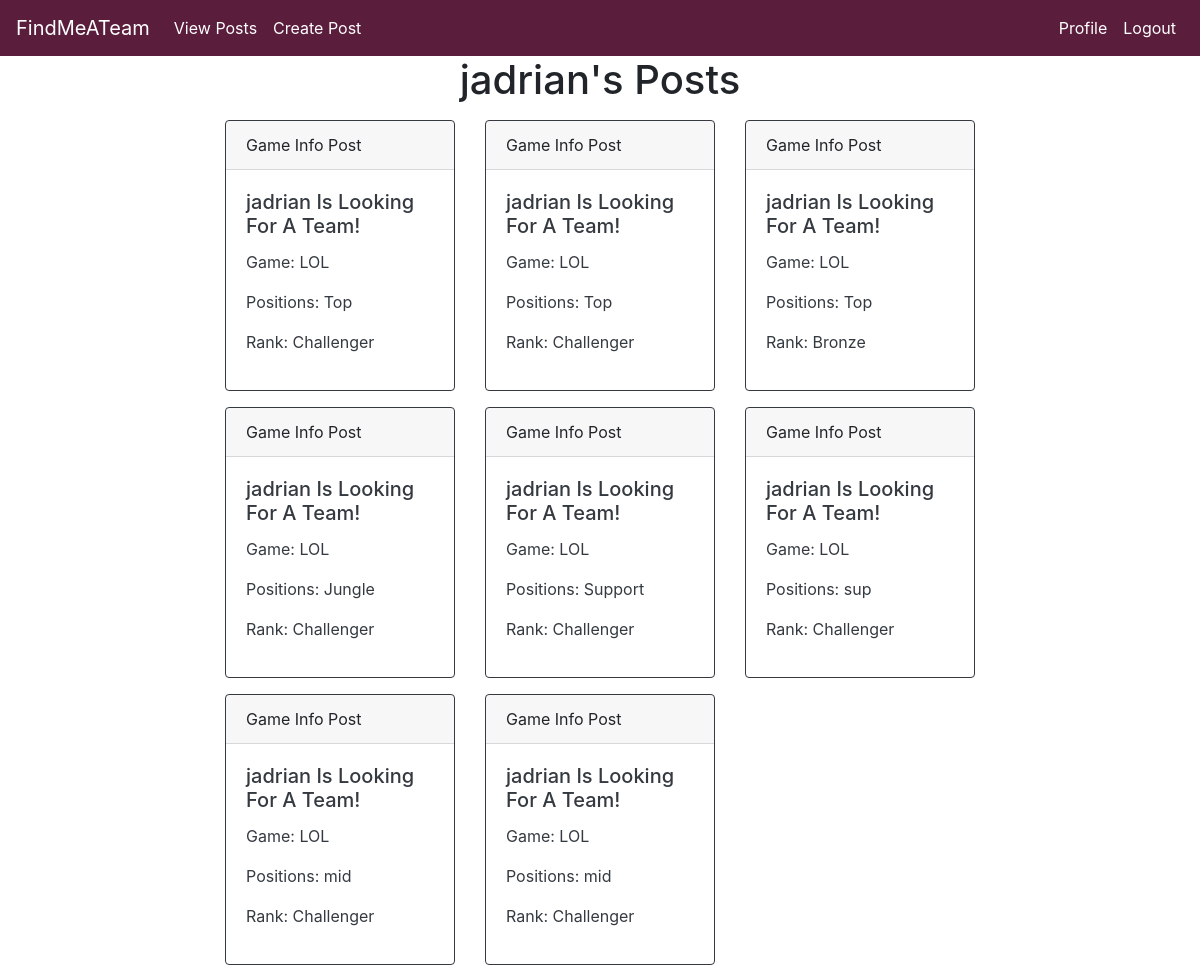
Screenshot of /game-info/view/user/jadrian/ (signed in) with the database file from the repository.
### game_info/models.py (models this page shows, shortened)
class GameInfo(models.Model):
	LEAGUE_OF_LEGENDS = "LOL"
	games = [
		(LEAGUE_OF_LEGENDS, 'League of Legends')
	]
	positions = [
		('Top', 'Top'),
		('Jungle', 'Jungle'),
		('Mid', 'Mid'),
		('Bot', 'Bot'),
		('Support', 'Support')
	]
	ranks = [
		('Challenger', 'Challenger'),
		('GrandMaster', 'GrandMaster'),
		('Master', 'Master'),
		('Diamond', 'Diamond'),
		('Platinum', 'Platinum'),
		('Gold', 'Gold'),
		('Silver', 'Silver'),
		('Bronze', 'Bronze'),
		('Iron', 'Iron')
	]
	servers = [
		('BR', 'BR'),
		('EUNE', 'EUNE'),
		('EUW', 'EUW'),
		('LAN', 'LAN'),
		('LAS', 'LAS'),
		('NA', 'NA'),
		('OCE', 'OCE'),
		('RU', 'RU'),
		('TR', 'TR'),
		('JP', 'JP'),
		('KR', 'KR'),
		('CN', 'CN'),
		('TW', 'TW'),
		('SAM', 'SAM'),
		('VN', 'VN'),
		('TH', 'TH'),
		('PH', 'PH')
	]
	times = []
	for i in range(24):
		times += [(str(i), str(i)+":00" + " (EST)")]
	game = models.CharField(max_length=20, choices=games, default=LEAGUE_OF_LEGENDS)
	positions_played = models.CharField(max_length=7, choices=positions, default='Top')
	rank = models.CharField(max_length=20, choices=ranks, default='Challenger')
	server = models.CharField(max_length=5, choices=servers, default='NA')
	start_Time_Available = models.CharField(max_length=20, choices=times, default='0')
	end_Time_Available = models.CharField(max_length=20, choices=times, default='0')
	date_posted = models.DateTimeField(default=timezone.now)
	author = models.ForeignKey(User, on_delete=models.CASCADE)

### game_info/views.py (the view)
# urls.py: path('view/user/<str:username>/', UserGamesList.as_view(), name='view-user'),
class UserGamesList(ListView):
	model = GameInfo
	context_object_name = 'GameInfos'
	template_name = 'game_info/user_gameinfo_list.html'
	def get_queryset(self):
		user = get_object_or_404(User, username=self.kwargs.get('username'))
		return GameInfo.objects.filter(author=user).order_by('-date_posted')

### game_info/templates/game_info/user_gameinfo_list.html (shortened to what this page needs)
{% extends 'game_info/base.html' %}
{% load static %}
{% block content %}
<body>
	<h1 style="text-align:center"> {{ user }}'s Posts</h1>
	<div class="row">
	  {% for GameInfo in GameInfos %}
	  <div class="col-sm-4">
	    <div class="card border-dark my-2" style="display: inline-block; width: 100%;">
  	      <div class="card-header">Game Info Post</div>
  	      <div class="card-body text-dark">
            <h5 class="card-title">{{ GameInfo.author }} Is Looking For A Team!</h5>
            <p class="card-text">Game: {{ GameInfo.game }}</p>
            <p class="card-text">Positions: {{ GameInfo.positions_played }}</p>
            <p class="card-text">Rank: {{ GameInfo.rank }}</p>
          </div>
        </div>
      </div>
      {% endfor %}
    </div>
</body>
{% endblock content %}

### rows the page displays
GameInfo: author "jadrian", game "LOL", positions_played "Top", rank "Challenger"
GameInfo: author "jadrian", game "LOL", positions_played "Top", rank "Challenger"
GameInfo: author "jadrian", game "LOL", positions_played "Top", rank "Bronze"
GameInfo: author "jadrian", game "LOL", positions_played "Jungle", rank "Challenger"
GameInfo: author "jadrian", game "LOL", positions_played "Support", rank "Challenger"
GameInfo: author "jadrian", game "LOL", positions_played "sup", rank "Challenger"
GameInfo: author "jadrian", game "LOL", positions_played "mid", rank "Challenger"
GameInfo: author "jadrian", game "LOL", positions_played "mid", rank "Challenger"

### other values shown
{{ user }} "jadrian"
